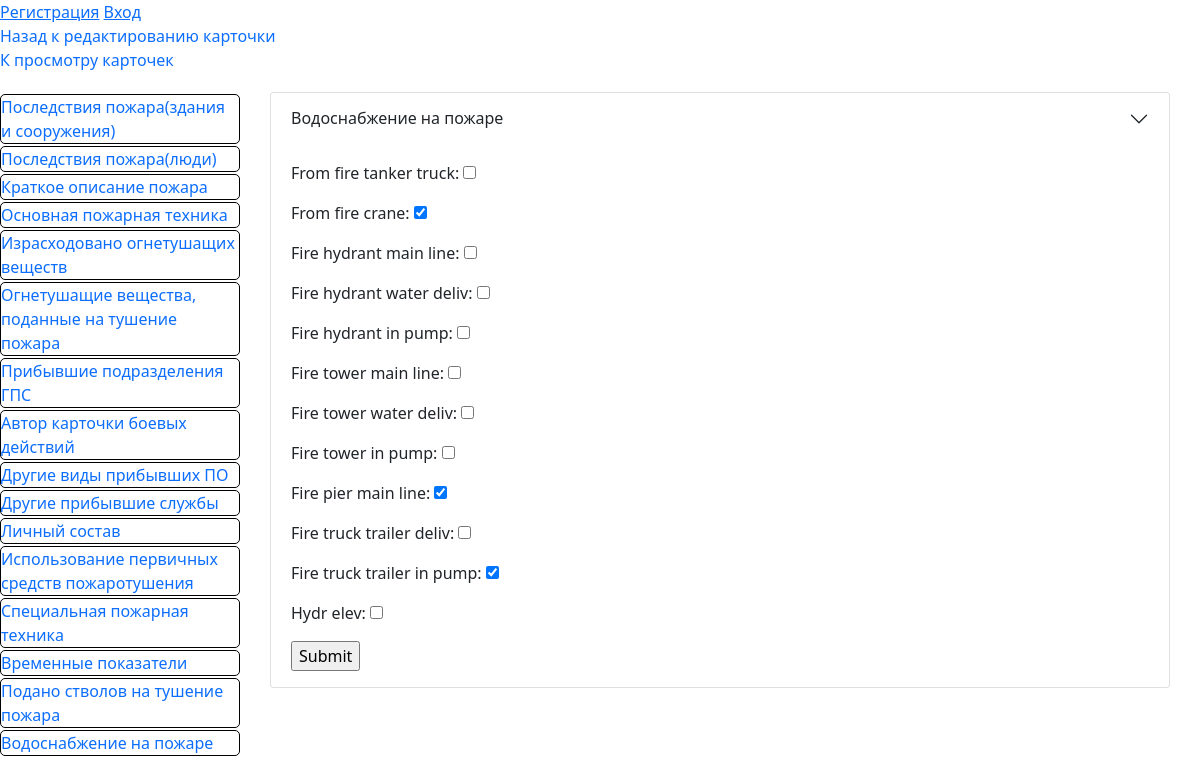
/card/1/water-supply-on-fire, run on the app's committed database.
### fire/models.py (models this page shows)
class WaterSupplyOnFire(models.Model):
    card_id = models.OneToOneField(
        GeneralData, on_delete=models.CASCADE, primary_key=True
    )
    from_fire_tanker_truck = models.BooleanField(null=False, blank=False)
    from_fire_crane = models.BooleanField(null=False, blank=False)
    fire_hydrant_main_line = models.BooleanField(null=False, blank=False)
    fire_hydrant_water_deliv = models.BooleanField(null=False, blank=False)
    fire_hydrant_in_pump = models.BooleanField(null=False, blank=False)
    fire_tower_main_line = models.BooleanField(null=False, blank=False)
    fire_tower_water_deliv = models.BooleanField(null=False, blank=False)
    fire_tower_in_pump = models.BooleanField(null=False, blank=False)
    fire_pier_main_line = models.BooleanField(null=False, blank=False)
    fire_truck_trailer_deliv = models.BooleanField(null=False, blank=False)
    fire_truck_trailer_in_pump = models.BooleanField(null=False, blank=False)
    hydr_elev = models.BooleanField(null=False, blank=False)

### fire/views.py (the view)
# urls.py: path('card/<int:card_id>/water-supply-on-fire', views.water_supply_on_fire, name="water-supply-on-fire"),
def water_supply_on_fire(request, card_id):
    gd = get_object_or_404(GeneralData, card_id=card_id)
    watersupplyonfire = getattr(gd, "watersupplyonfire", None)
    if request.method == "POST":
        form = WaterSupplyOnFireForm(
            data=request.POST, initial={"card_id": gd}, instance=watersupplyonfire
        )
        if form.is_valid():
            new_watersupplyonfire = form.save(commit=False)
            if watersupplyonfire is None:
                new_watersupplyonfire.card_id = gd
            new_watersupplyonfire.save()
            return HttpResponseRedirect(
                resolve_url("water-supply-on-fire", card_id=card_id)
            )
        else:
            return render(
                request,
                "water_supply_on_fire.html",
                context={"form": form, "card_id": card_id},
            )
    else:
        form = WaterSupplyOnFireForm(instance=watersupplyonfire)
    return render(
        request, "water_supply_on_fire.html", context={"form": form, "card_id": card_id}
    )

### fire/forms.py
class WaterSupplyOnFireForm(ModelForm):
    class Meta:
        model = WaterSupplyOnFire
        exclude = [
            "card_id",
        ]

### fire/templates/water_supply_on_fire.html (shortened to what this page needs)
{% extends 'base_card.html' %}
{% block card_info %}
  <div class="accordion-item">
    <h2 class="accordion-header" id="panelsStayOpen-headingTwelve">
      <button
        class="accordion-button collapsed"
        type="button"
      >
        Водоснабжение на пожаре
      </button>
    </h2>
    <div
      id="panelsStayOpen-collapseTwelve"
    >
      <div class="accordion-body">
        <form
          action={% url 'water-supply-on-fire' card_id %} method="POST">
          {{ form.as_p }}
          <input type="submit" value="Submit">
        </form>
      </div>
    </div>
  </div>
  {% endblock card_info %}

### fire/static/main_style.css (style rules this page uses)
* { font-family: Noto Sans, sans-serif !important; }

### fire/static/style.css (style rules this page uses)
* { font-family: Noto Sans, sans-serif !important; }

### data on the page
WaterSupplyOnFire: from_fire_crane "☑", fire_pier_main_line "☑", fire_truck_trailer_in_pump "☑"
